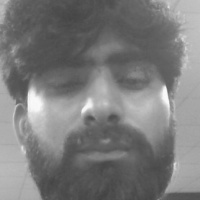
#> input picture data/faces/Ravi.jpg, 200 x 200 px, given in place of the camera
$ python register_face.py
#> lines starting #> are read from the running program, lines starting #| are printed output that depends on the picture
import cv2
import os
import time

name = input("Enter your name: ").strip()
#> the answer given: ../data/faces/Ravi.jpg
if not name:
    raise ValueError("Name cannot be empty")

BASE_DIR = os.path.dirname(os.path.dirname(os.path.abspath(__file__)))
FACES_DIR = os.path.join(BASE_DIR, "data", "faces")
os.makedirs(FACES_DIR, exist_ok=True)

cap = cv2.VideoCapture(0, cv2.CAP_DSHOW)
time.sleep(1)

if not cap.isOpened():
    raise RuntimeError("Camera not accessible")

face_cascade = cv2.CascadeClassifier(
    cv2.data.haarcascades + "haarcascade_frontalface_default.xml"
)

REGISTER_TIME = 2.0        # seconds face must stay
MISS_TOLERANCE = 0.5       # allowed miss duration

start_time = None
last_seen = None
saved = False

print("[INFO] Look straight at the camera for 2 seconds...")

while True:
    ret, frame = cap.read()
#> frame is the input picture: shape (200, 200, 3); min 66, max 250, mean 123.1
    if not ret:
        break

    gray = cv2.cvtColor(frame, cv2.COLOR_BGR2GRAY)

    faces = face_cascade.detectMultiScale(
        gray,
        scaleFactor=1.1,
        minNeighbors=3,
        minSize=(80, 80)
    )
#> faces = [[10, 8, 181, 181]]

    now = time.time()

    if len(faces) > 0:
        (x, y, w, h) = max(faces, key=lambda b: b[2] * b[3])
#> x = 10; y = 8; w = 181; h = 181

        face_img = gray[y:y+h, x:x+w]
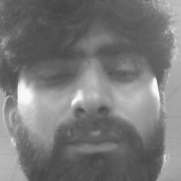
#> face_img: shape (181, 181); min 68, max 250, mean 120.5
        face_img = cv2.resize(face_img, (200, 200))
#> face_img: shape (200, 200)

        if start_time is None:
            start_time = now

        last_seen = now
        elapsed = now - start_time

        cv2.rectangle(frame, (x, y), (x+w, y+h), (0,255,0), 2)
        cv2.putText(
            frame,
            f"Hold still {elapsed:.1f}/2 sec",
            (20, 40),
            cv2.FONT_HERSHEY_SIMPLEX,
            0.9,
            (0,255,0),
            2
        )
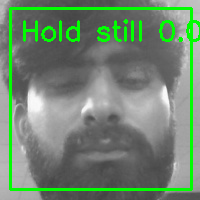
#> frame: shape (200, 200, 3); mean B, G, R 113, 134.1, 113

        if elapsed >= REGISTER_TIME:
            path = os.path.join(FACES_DIR, f"{name}.jpg")
            cv2.imwrite(path, face_img)
            print(f"[SUCCESS] Face registered: {path}")
            saved = True

    else:
        # face temporarily missing
        if last_seen and (now - last_seen) > MISS_TOLERANCE:
            start_time = None
            last_seen = None

        cv2.putText(
            frame,
            "Face not detected",
            (20,40),
            cv2.FONT_HERSHEY_SIMPLEX,
            0.9,
            (0,0,255),
            2
        )

    cv2.imshow("Register Face", frame)

    if saved or cv2.waitKey(1) & 0xFF in [27, ord('q')]:
#> (key q is pressed here)
        break

cap.release()
cv2.destroyAllWindows()
